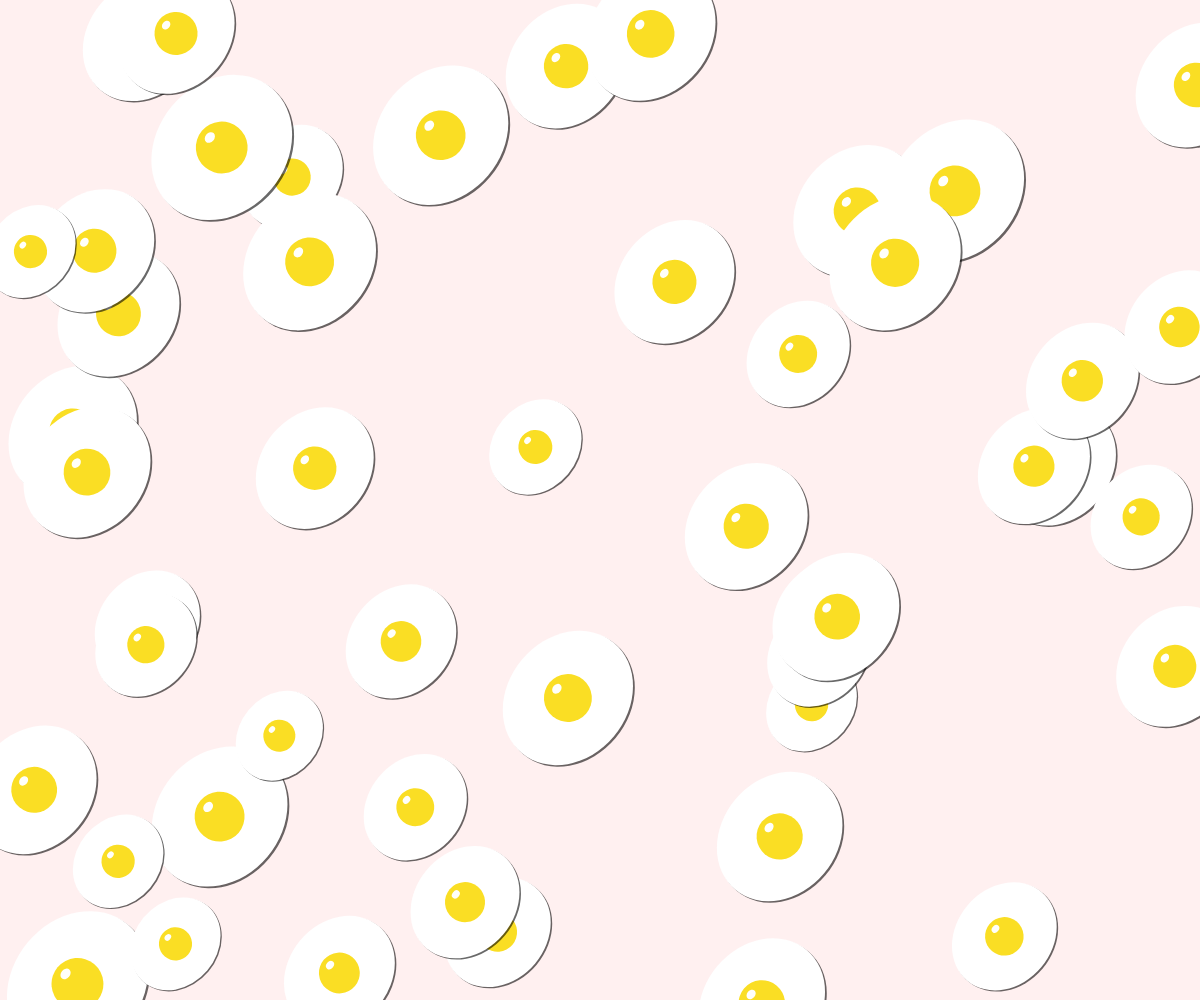
Frame 1 (no input)
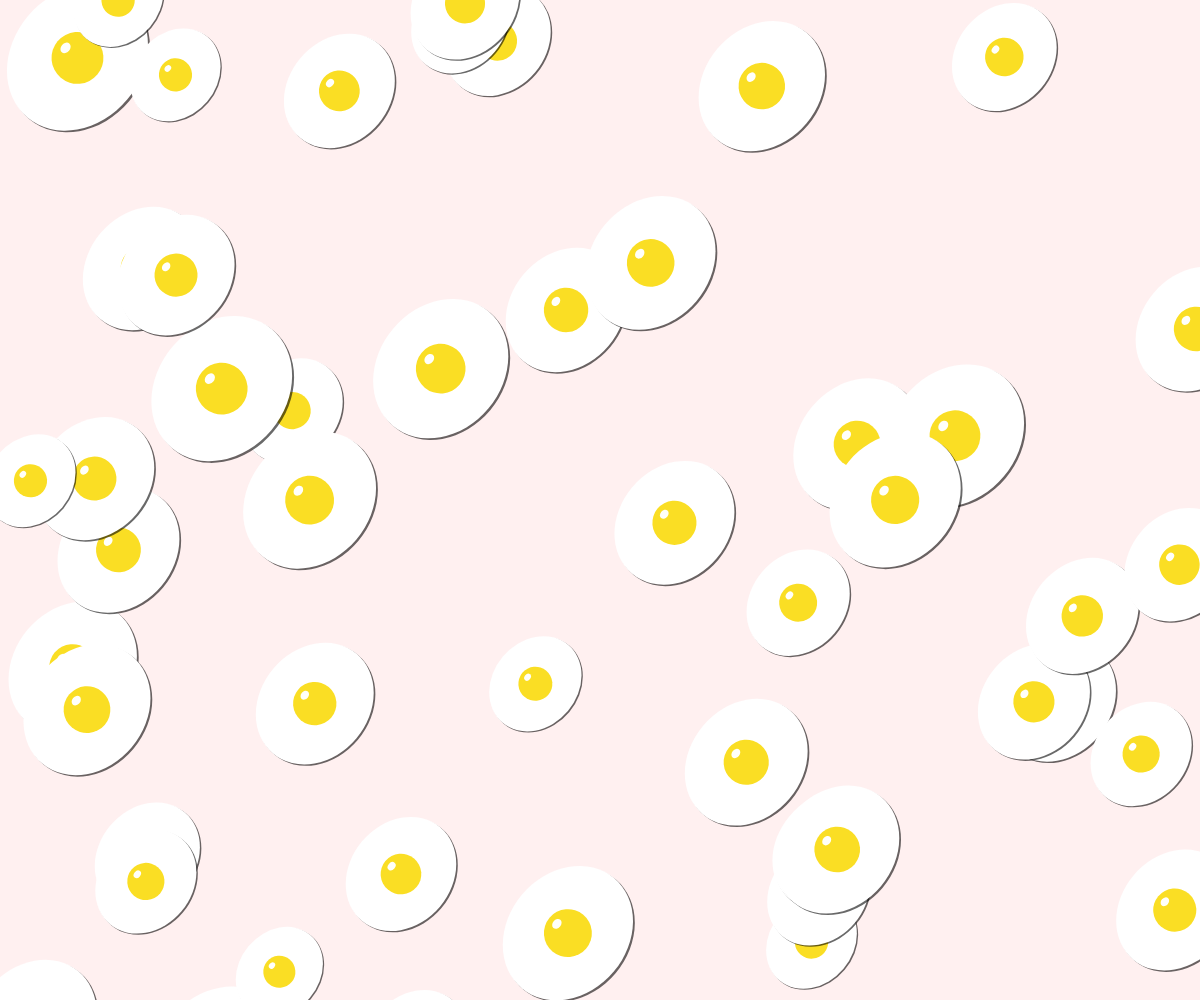
Frame 60 (no input)
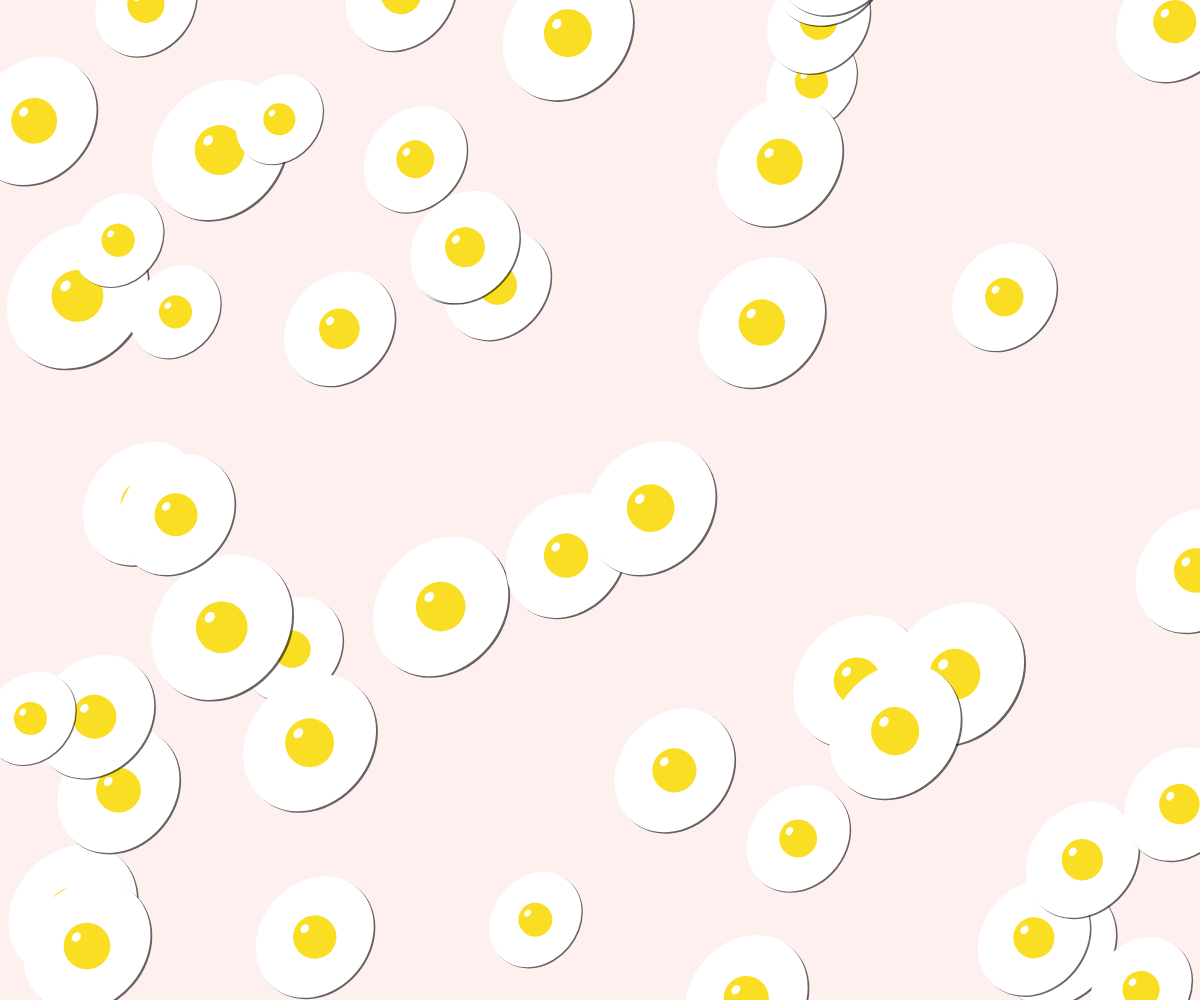
Frame 120 (the mouse pressed at the canvas centre since frame 60)

The p5.js sketch that drew these frames (run headless with seeded random() and noise() and a simulated clock; from frame 60 on, the mouse is pressed at the canvas centre):

// p5.js sketch
// ── sketch.js
const num = 50;

let eggs = [];

class Egg {
  constructor(_x, _y) {
  this.x = _x;
  this.y = _y;
  this.s = random(0.8, 1.3); // fixed scale per egg
  this.rot = radians(40);
}

update() {
  this.x += random(0,0);
  this.y += random(3,5);
}

show() {
    push();
    translate(this.x, this.y);
    rotate(this.rot);
    scale(this.s);

    // Shadow
    noStroke();
    fill(0, 0, 0, 150);
    ellipse(2, 0, 100, 120);

    // Egg white
    fill(255);
    ellipse(0, 0, 100, 120);

    // Yolk
    fill(250, 222, 36);
    circle(0, 0, 40);

    // Highlight
    fill(255, 255, 255, 250);
    ellipse(-12, 0, 7, 9);

    pop();
  }

edges() {
  const halfW = (100 * this.s) / 2;
  const halfH = (120 * this.s) / 2;
  if (this.x - halfW > width)    this.x = -halfW;
  if (this.x + halfW < 0)        this.x = width + halfW;
  if (this.y - halfH > height)   this.y = -halfH;
  if (this.y + halfH < 0)        this.y = height + halfH;
}
}


function setup() {
  createCanvas(windowWidth, windowHeight);
  initEggs();
}

function initEggs() {
  eggs = [];
  for (let i=0; i<num; i++) {
    let egg = new Egg(random(width), random(height));
    eggs.push(egg);
  }
}


function draw() {
  background(255,240,240);
  noStroke();

  // Eggs
  for (let egg of eggs) {
    egg.update();
    egg.edges();
    egg.show();
  }

}
function windowResized() {
  resizeCanvas(windowWidth, windowHeight);
}
